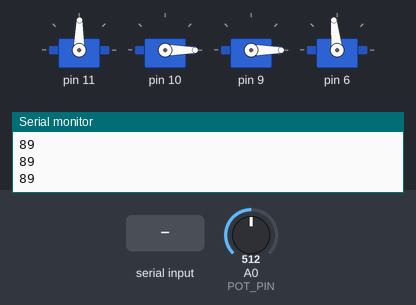
Simulated run of this sketch. Board: Arduino Uno, built with avr-gcc and run on an emulated ATmega328P. On the bench: 4 × servo, the last lines printed to the serial monitor. The inputs (shaded band) are chosen by the test bench; at power-on: A0 (POT_PIN) = 512.

Above: at 2.2 s.
2.3 s: A0 (POT_PIN) set to 716
At 3.2 s:
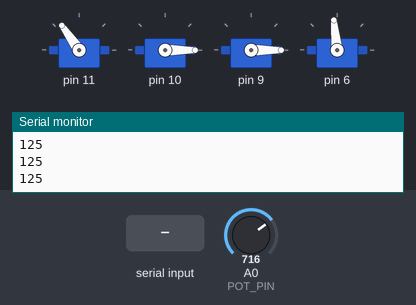
3.8 s: A0 (POT_PIN) set to 900
At 5.0 s:
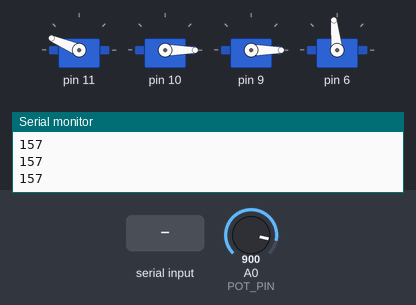
5.3 s: A0 (POT_PIN) set to 1023
At 6.2 s:
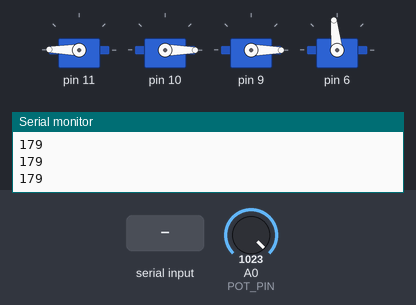
6.8 s: A0 (POT_PIN) set to 306
At 7.4 s:
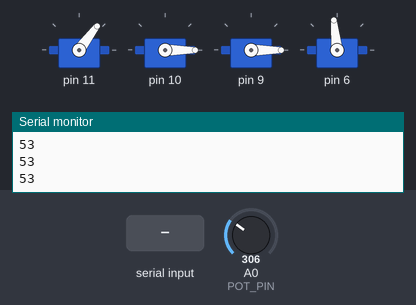
11.2 s: "3\n" received over Serial
At 12.8 s:
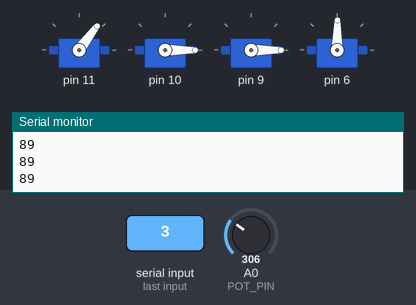
Timing chart, 0 to 14.3 s (numbered marks = the images above; inputs shaded):
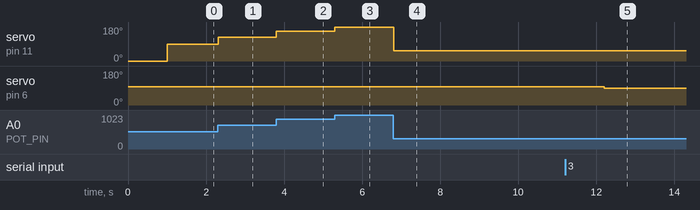

Measured:
- after the input at 2.3 s, servo on pin 11: 89° → 125° at once
- after the input at 3.8 s, servo on pin 11: 125° → 157° at once
- after the input at 5.3 s, servo on pin 11: 157° → 179° at once
- after the input at 6.8 s, servo on pin 11: 179° → 53° at once
- after the input at 11.2 s, servo on pin 6: 96° → 89° after 1.0 s

The sketch:

finalCode.ino
```cpp
#include <Servo.h>
const int POT_PIN = 0;
const int NUM_SERVOS = 4;
Servo servos[NUM_SERVOS];
int servoNum;

void setup() {
  // put your setup code here, to run once:
  Serial.begin(9600); //For Serial communication between arduino and IDE.x3
  servos[0].attach(11);
  servos[1].attach(10);
  servos[2].attach(9);
  servos[3].attach(6);
  //servos[4].attach(3);
  servoNum = 0;
  Serial.println(servoNum);
  for (int i = 0; i < NUM_SERVOS - 1; i++) {
    servos[3].write(96);//360º continuos servo
    servos[i].write(0);
  }
  delay(1000);
}
void mapPot() {
  int pot = analogRead(POT_PIN);
  int pos;
  if (servoNum == 3) {
    pos = map(pot, 0, 1023, 85, 99);
  } else {
    pos = map(pot, 0, 1023, 0, 179);
  }
  Serial.println(pos);
  //Serial.println(pot);
  servos[servoNum].write(pos);
  delay(15);
}

void loop() {
  while (Serial.available() > 1) {
    char servoChar = Serial.read();
    servoNum = servoChar - '0';
    Serial.println(servoNum);
     delay(1000);
  }
  servos[3].write(96);
  mapPot();
}
```
